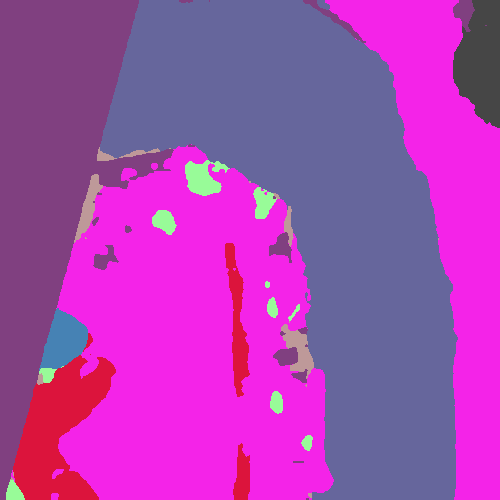
#> input picture vectorization/rank09_miou81.26_b0071_i01_pred_color.png, 500 x 500 px
$ python -i helper_image.py   (imports and definitions only)   (older library calls are emulated)
#> lines starting #> are read from the running program, lines starting #| are printed output that depends on the picture
#> further down, picture is the input picture: shape (500, 500, 3); mean B, G, R 176.4, 67.7, 168.1
'''
Author: your name
Date: 2021-09-07 18:12:53
LastEditTime: 2021-09-08 10:22:25
LastEditors: Please set LastEditors
Description: In User Settings Edit
FilePath: /sensat-tools/helper_image.py
'''

import cv2
import math
import numpy as np
import os
import matplotlib.pyplot as plt

cmap = plt.cm.get_cmap('hsv', 256)
cmap = np.array([cmap(i) for i in range(256)])[:, :3] * 255

write_root0 = '/home/user/disk4T/dataset/SensatUrban/BEV/data_0'
write_root1 = '/home/user/disk4T/dataset/SensatUrban/BEV/data_1'
write_root11 = '/home/user/disk4T/dataset/SensatUrban/BEV/data_11'
write_root2 = '/home/pavel/ITMO/NIR2/data/SensetUrban_converted/images'


# [57 lines left out: functions project_3d_bev_img3, project_3d_bev_img4, not called in this run]
    # [12 lines of commented-out code are left out]


def max_count_pool(arr):
    val, idx = np.unique(arr, return_counts=True)
    return val[np.argsort(idx)[-1]]


# [82 lines left out: functions pooling2d, complete2d, complete_edge, fastcompletion, not called in this run]


# ISP operators for features analysis
def laplacian2d(src, **kwargs):
    return cv2.Laplacian(src, cv2.CV_16S, kwargs['ksize'])


# [14 lines left out: functions sobel2d, canny2d, not called in this run]


def scharr2d(src):
    grad_x = cv2.Scharr(src, cv2.CV_32F, 1, 0)
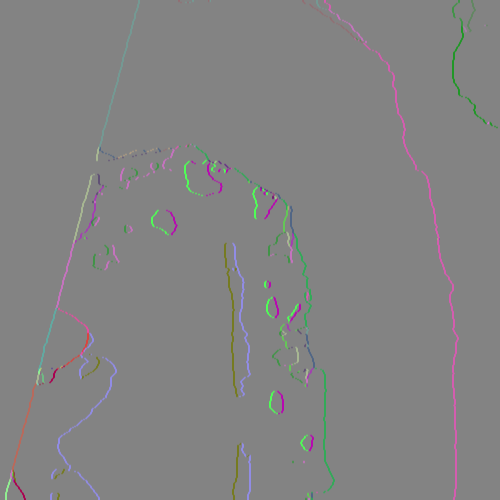
#> grad_x: shape (500, 500, 3) float32; mean B, G, R 4, -1.3, 4.6; drawn with min black and max white
    grad_y = cv2.Scharr(src, cv2.CV_32F, 0, 1)
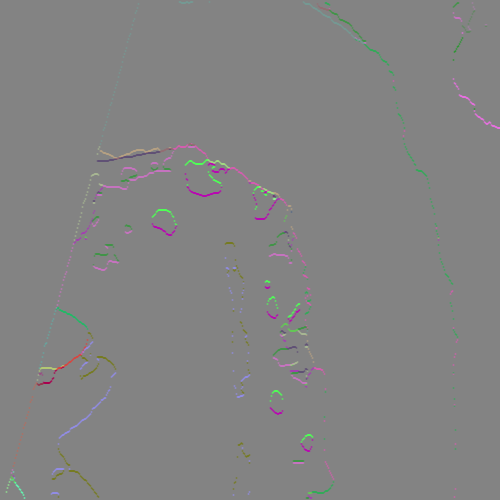
#> grad_y: shape (500, 500, 3) float32; mean B, G, R 1, -0.5, 3; drawn with min black and max white
    gradx = cv2.convertScaleAbs(grad_x)
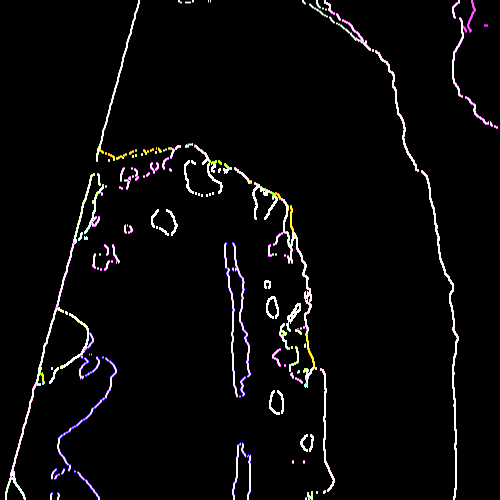
#> gradx: shape (500, 500, 3); mean B, G, R 9.3, 8.6, 9.4
    grady = cv2.convertScaleAbs(grad_y)
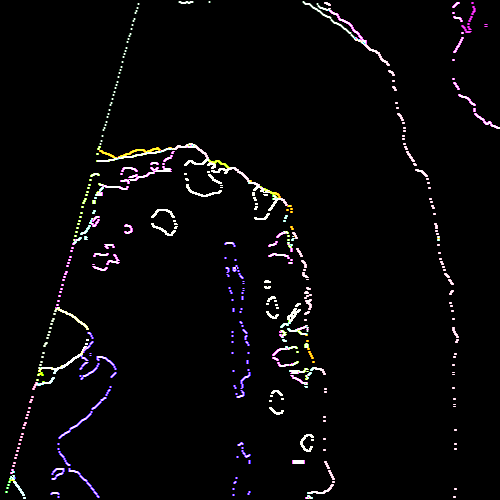
#> grady: shape (500, 500, 3); mean B, G, R 7.4, 6.5, 7.3
    scharr = cv2.addWeighted(gradx, 1, grady, 1, 0)
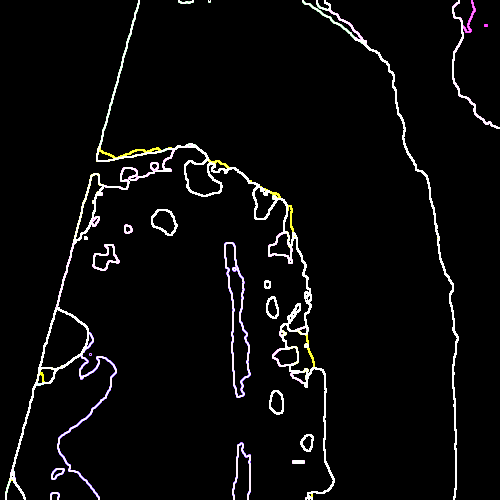
#> scharr: shape (500, 500, 3); mean B, G, R 10.5, 10.4, 10.7
    return scharr


# [77 lines left out: functions map_grey_color, altitude_dif_func_v1, altitude_dif_func_v2, not called in this run]


# [45 lines not run here, left out]

    # [15 lines of commented-out code are left out]


>>> import cv2
>>> picture = cv2.imread('../../vectorization/rank09_miou81.26_b0071_i01_pred_color.png')
>>> result = scharr2d(picture)
